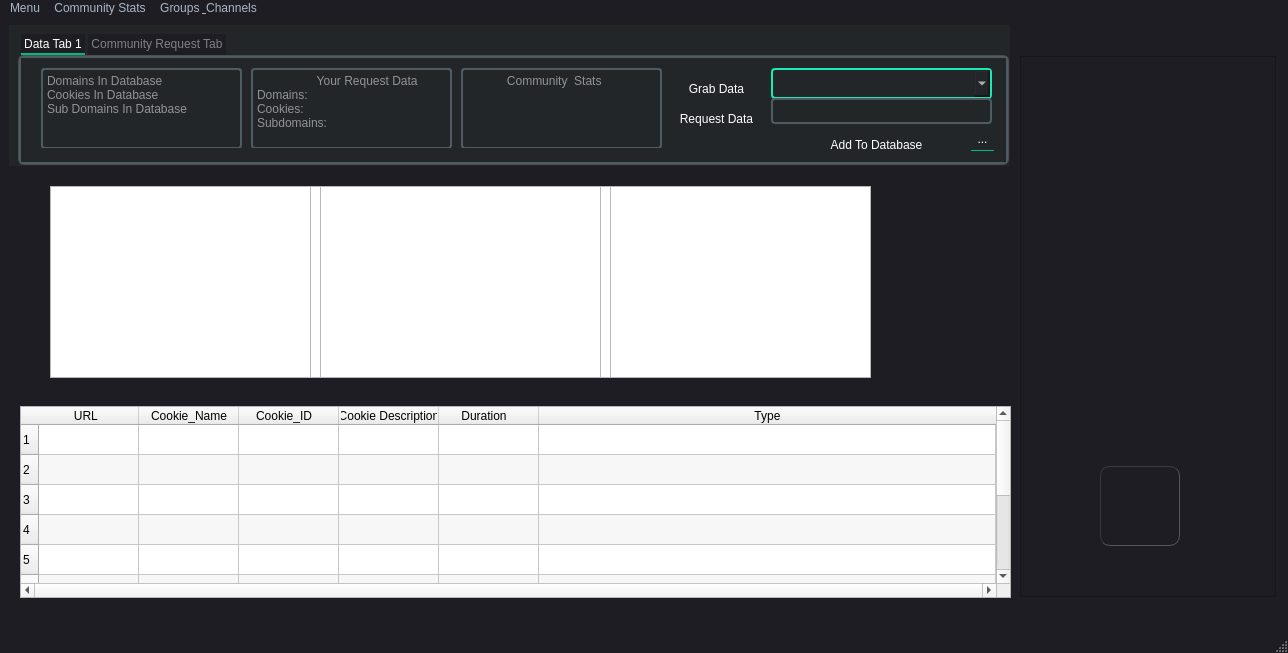
<?xml version="1.0" encoding="UTF-8"?>
<ui version="4.0">
 <class>MainWindow</class>
 <widget class="QMainWindow" name="MainWindow">
  <property name="geometry">
   <rect>
    <x>0</x>
    <y>0</y>
    <width>1288</width>
    <height>653</height>
   </rect>
  </property>
  <property name="windowTitle">
   <string>MainWindow</string>
  </property>
  <property name="styleSheet">
   <string notr="true">/*
Material Dark Style Sheet for QT Applications
Author: Jaime A. Quiroga P.
Inspired on https://github.com/jxfwinter/qt-material-stylesheet
Company: GTRONICK
Last updated: 04/12/2018, 15:00.
Available at: https://github.com/GTRONICK/QSS/blob/master/MaterialDark.qss
*/
QMainWindow {
	background-color:#1e1d23;
}
QDialog {
	background-color:#1e1d23;
}
QColorDialog {
	background-color:#1e1d23;
}
QTextEdit {
	background-color:#1e1d23;
	color: #a9b7c6;
}
QPlainTextEdit {
	selection-background-color:#007b50;
	background-color:#1e1d23;
	border-style: solid;
	border-top-color: transparent;
	border-right-color: transparent;
	border-left-color: transparent;
	border-bottom-color: transparent;
	border-width: 1px;
	color: #a9b7c6;
}
QPushButton{
	border-style: solid;
	border-top-color: transparent;
	border-right-color: transparent;
	border-left-color: transparent;
	border-bottom-color: transparent;
	border-width: 1px;
	border-style: solid;
	color: #a9b7c6;
	padding: 2px;
	background-color: #1e1d23;
}
QPushButton::default{
	border-style: inset;
	border-top-color: transparent;
	border-right-color: transparent;
	border-left-color: transparent;
	border-bottom-color: #04b97f;
	border-width: 1px;
	color: #a9b7c6;
	padding: 2px;
	background-color: #1e1d23;
}
QToolButton {
	border-style: solid;
	border-top-color: transparent;
	border-right-color: transparent;
	border-left-color: transparent;
	border-bottom-color: #04b97f;
	border-bottom-width: 1px;
	border-style: solid;
	color: #a9b7c6;
	padding: 2px;
	background-color: #1e1d23;
}
QToolButton:hover{
	border-style: solid;
	border-top-color: transparent;
	border-right-color: transparent;
	border-left-color: transparent;
	border-bottom-color: #37efba;
	border-bottom-width: 2px;
	border-style: solid;
	color: #FFFFFF;
	padding-bottom: 1px;
	background-color: #1e1d23;
}
QPushButton:hover{
	border-style: solid;
	border-top-color: transparent;
	border-right-color: transparent;
	border-left-color: transparent;
	border-bottom-color: #37efba;
	border-bottom-width: 1px;
	border-style: solid;
	color: #FFFFFF;
	padding-bottom: 2px;
	background-color: #1e1d23;
}
QPushButton:pressed{
	border-style: solid;
	border-top-color: transparent;
	border-right-color: transparent;
	border-left-color: transparent;
	border-bottom-color: #37efba;
	border-bottom-width: 2px;
	border-style: solid;
	color: #37efba;
	padding-bottom: 1px;
	background-color: #1e1d23;
}
QPushButton:disabled{
	border-style: solid;
	border-top-color: transparent;
	border-right-color: transparent;
	border-left-color: transparent;
	border-bottom-color: #808086;
	border-bottom-width: 2px;
	border-style: solid;
	color: #808086;
	padding-bottom: 1px;
	background-color: #1e1d23;
}
QLineEdit {
	border-width: 1px; border-radius: 4px;
	border-color: rgb(58, 58, 58);
	border-style: inset;
	padding: 0 8px;
	color: #a9b7c6;
	background:#1e1d23;
	selection-background-color:#007b50;
	selection-color: #FFFFFF;
}
QLabel {
	color: #a9b7c6;
}
QLCDNumber {
	color: #37e6b4;
}
QProgressBar {
	text-align: center;
	color: rgb(240, 240, 240);
	border-width: 1px; 
	border-radius: 10px;
	border-color: rgb(58, 58, 58);
	border-style: inset;
	background-color:#1e1d23;
}
QProgressBar::chunk {
	background-color: #04b97f;
	border-radius: 5px;
}
QMenuBar {
	background-color: #1e1d23;
}
QMenuBar::item {
	color: #a9b7c6;
  	spacing: 3px;
  	padding: 1px 4px;
  	background: #1e1d23;
}

QMenuBar::item:selected {
  	background:#1e1d23;
	color: #FFFFFF;
}
QMenu::item:selected {
	border-style: solid;
	border-top-color: transparent;
	border-right-color: transparent;
	border-left-color: #04b97f;
	border-bottom-color: transparent;
	border-left-width: 2px;
	color: #FFFFFF;
	padding-left:15px;
	padding-top:4px;
	padding-bottom:4px;
	padding-right:7px;
	background-color: #1e1d23;
}
QMenu::item {
	border-style: solid;
	border-top-color: transparent;
	border-right-color: transparent;
	border-left-color: transparent;
	border-bottom-color: transparent;
	border-bottom-width: 1px;
	border-style: solid;
	color: #a9b7c6;
	padding-left:17px;
	padding-top:4px;
	padding-bottom:4px;
	padding-right:7px;
	background-color: #1e1d23;
}
QMenu{
	background-color:#1e1d23;
}
QTabWidget {
	color:rgb(0,0,0);
	background-color:#1e1d23;
}
QTabWidget::pane {
		border-color: rgb(77,77,77);
		background-color:#1e1d23;
		border-style: solid;
		border-width: 1px;
    	border-radius: 6px;
}
QTabBar::tab {
	border-style: solid;
	border-top-color: transparent;
	border-right-color: transparent;
	border-left-color: transparent;
	border-bottom-color: transparent;
	border-bottom-width: 1px;
	border-style: solid;
	color: #808086;
	padding: 3px;
	margin-left:3px;
	background-color: #1e1d23;
}
QTabBar::tab:selected, QTabBar::tab:last:selected, QTabBar::tab:hover {
  	border-style: solid;
	border-top-color: transparent;
	border-right-color: transparent;
	border-left-color: transparent;
	border-bottom-color: #04b97f;
	border-bottom-width: 2px;
	border-style: solid;
	color: #FFFFFF;
	padding-left: 3px;
	padding-bottom: 2px;
	margin-left:3px;
	background-color: #1e1d23;
}

QCheckBox {
	color: #a9b7c6;
	padding: 2px;
}
QCheckBox:disabled {
	color: #808086;
	padding: 2px;
}

QCheckBox:hover {
	border-radius:4px;
	border-style:solid;
	padding-left: 1px;
	padding-right: 1px;
	padding-bottom: 1px;
	padding-top: 1px;
	border-width:1px;
	border-color: rgb(87, 97, 106);
	background-color:#1e1d23;
}
QCheckBox::indicator:checked {

	height: 10px;
	width: 10px;
	border-style:solid;
	border-width: 1px;
	border-color: #04b97f;
	color: #a9b7c6;
	background-color: #04b97f;
}
QCheckBox::indicator:unchecked {

	height: 10px;
	width: 10px;
	border-style:solid;
	border-width: 1px;
	border-color: #04b97f;
	color: #a9b7c6;
	background-color: transparent;
}
QRadioButton {
	color: #a9b7c6;
	background-color: #1e1d23;
	padding: 1px;
}
QRadioButton::indicator:checked {
	height: 10px;
	width: 10px;
	border-style:solid;
	border-radius:5px;
	border-width: 1px;
	border-color: #04b97f;
	color: #a9b7c6;
	background-color: #04b97f;
}
QRadioButton::indicator:!checked {
	height: 10px;
	width: 10px;
	border-style:solid;
	border-radius:5px;
	border-width: 1px;
	border-color: #04b97f;
	color: #a9b7c6;
	background-color: transparent;
}
QStatusBar {
	color:#027f7f;
}
QSpinBox {
	color: #a9b7c6;	
	background-color: #1e1d23;
}
QDoubleSpinBox {
	color: #a9b7c6;	
	background-color: #1e1d23;
}
QTimeEdit {
	color: #a9b7c6;	
	background-color: #1e1d23;
}
QDateTimeEdit {
	color: #a9b7c6;	
	background-color: #1e1d23;
}
QDateEdit {
	color: #a9b7c6;	
	background-color: #1e1d23;
}
QComboBox {
	color: #a9b7c6;	
	background: #1e1d23;
}
QComboBox:editable {
	background: #1e1d23;
	color: #a9b7c6;
	selection-background-color: #1e1d23;
}
QComboBox QAbstractItemView {
	color: #a9b7c6;	
	background: #1e1d23;
	selection-color: #FFFFFF;
	selection-background-color: #1e1d23;
}
QComboBox:!editable:on, QComboBox::drop-down:editable:on {
	color: #a9b7c6;	
	background: #1e1d23;
}
QFontComboBox {
	color: #a9b7c6;	
	background-color: #1e1d23;
}
QToolBox {
	color: #a9b7c6;
	background-color: #1e1d23;
}
QToolBox::tab {
	color: #a9b7c6;
	background-color: #1e1d23;
}
QToolBox::tab:selected {
	color: #FFFFFF;
	background-color: #1e1d23;
}
QScrollArea {
	color: #FFFFFF;
	background-color: #1e1d23;
}
QSlider::groove:horizontal {
	height: 5px;
	background: #04b97f;
}
QSlider::groove:vertical {
	width: 5px;
	background: #04b97f;
}
QSlider::handle:horizontal {
	background: qlineargradient(x1:0, y1:0, x2:1, y2:1, stop:0 #b4b4b4, stop:1 #8f8f8f);
	border: 1px solid #5c5c5c;
	width: 14px;
	margin: -5px 0;
	border-radius: 7px;
}
QSlider::handle:vertical {
	background: qlineargradient(x1:1, y1:1, x2:0, y2:0, stop:0 #b4b4b4, stop:1 #8f8f8f);
	border: 1px solid #5c5c5c;
	height: 14px;
	margin: 0 -5px;
	border-radius: 7px;
}
QSlider::add-page:horizontal {
    background: white;
}
QSlider::add-page:vertical {
    background: white;
}
QSlider::sub-page:horizontal {
    background: #04b97f;
}
QSlider::sub-page:vertical {
    background: #04b97f;
}</string>
  </property>
  <widget class="QWidget" name="centralwidget">
   <widget class="QWidget" name="tab_widget" native="true">
    <property name="geometry">
     <rect>
      <x>9</x>
      <y>9</y>
      <width>1001</width>
      <height>141</height>
     </rect>
    </property>
    <property name="styleSheet">
     <string notr="true">QLineEdit,
QComboBox,
QDateTimeEdit,
QSpinBox,
QDoubleSpinBox {
  color: #1de9b6;
  background-color: #31363b;
  border: 2px solid #1de9b6;
  border-radius: 4px;
  height: 32px;
}

QWidget {
  background-color: #232629;
  color: #ffffff;
}

QGroupBox,
QFrame {
  background-color: #232629;
  border: 2px solid #4f5b62;
  border-radius: 4px;
}

QRadioButton::indicator,
QCheckBox::indicator {
  width: 16px;
  height: 16px;
  border: 2px solid #1de9b6;
  border-radius: 0;
  transform: rotate(45deg);
  transform-origin: center;
}

QRadioButton::indicator:checked,
QCheckBox::indicator:checked {
  background-color: #1de9b6;
  border-color: #1de9b6;
}

QRadioButton::indicator:hover,
QCheckBox::indicator:hover {
  border-color: rgba(29, 233, 182, 0.8);
}

QRadioButton::indicator:checked:hover,
QCheckBox::indicator:checked:hover {
  border-color: #1de9b6;
}</string>
    </property>
    <widget class="QTabWidget" name="main_data_widget">
     <property name="geometry">
      <rect>
       <x>9</x>
       <y>9</y>
       <width>991</width>
       <height>131</height>
      </rect>
     </property>
     <property name="styleSheet">
      <string notr="true"/>
     </property>
     <property name="currentIndex">
      <number>0</number>
     </property>
     <widget class="QWidget" name="data_tab_widget_1">
      <attribute name="title">
       <string>Data Tab 1</string>
      </attribute>
      <widget class="QPushButton" name="grab_data_button">
       <property name="geometry">
        <rect>
         <x>650</x>
         <y>20</y>
         <width>91</width>
         <height>21</height>
        </rect>
       </property>
       <property name="text">
        <string>Grab Data</string>
       </property>
      </widget>
      <widget class="QToolButton" name="toolButton">
       <property name="geometry">
        <rect>
         <x>950</x>
         <y>70</y>
         <width>23</width>
         <height>23</height>
        </rect>
       </property>
       <property name="text">
        <string>...</string>
       </property>
      </widget>
      <widget class="QFrame" name="frame_stats_1">
       <property name="geometry">
        <rect>
         <x>20</x>
         <y>10</y>
         <width>201</width>
         <height>80</height>
        </rect>
       </property>
       <property name="frameShape">
        <enum>QFrame::StyledPanel</enum>
       </property>
       <property name="frameShadow">
        <enum>QFrame::Raised</enum>
       </property>
       <widget class="QTextBrowser" name="textBrowser">
        <property name="geometry">
         <rect>
          <x>0</x>
          <y>0</y>
          <width>201</width>
          <height>81</height>
         </rect>
        </property>
        <property name="placeholderText">
         <string>Domains In Database                                                        Cookies In Database                                                  Sub Domains In Database</string>
        </property>
        <property name="searchPaths">
         <stringlist/>
        </property>
       </widget>
      </widget>
      <widget class="QFrame" name="frame_stats_2">
       <property name="geometry">
        <rect>
         <x>230</x>
         <y>10</y>
         <width>201</width>
         <height>80</height>
        </rect>
       </property>
       <property name="frameShape">
        <enum>QFrame::StyledPanel</enum>
       </property>
       <property name="frameShadow">
        <enum>QFrame::Raised</enum>
       </property>
       <widget class="QTextBrowser" name="textBrowser_2">
        <property name="geometry">
         <rect>
          <x>0</x>
          <y>0</y>
          <width>201</width>
          <height>81</height>
         </rect>
        </property>
        <property name="placeholderText">
         <string>                  Your Request Data                      Domains:                                            Cookies:                                                             Subdomains:</string>
        </property>
       </widget>
      </widget>
      <widget class="QFrame" name="frame_stats_3">
       <property name="geometry">
        <rect>
         <x>440</x>
         <y>10</y>
         <width>201</width>
         <height>80</height>
        </rect>
       </property>
       <property name="frameShape">
        <enum>QFrame::StyledPanel</enum>
       </property>
       <property name="frameShadow">
        <enum>QFrame::Raised</enum>
       </property>
       <widget class="QTextBrowser" name="textBrowser_3">
        <property name="geometry">
         <rect>
          <x>0</x>
          <y>0</y>
          <width>201</width>
          <height>81</height>
         </rect>
        </property>
        <property name="placeholderText">
         <string>            Community  Stats</string>
        </property>
       </widget>
      </widget>
      <widget class="QPushButton" name="request_data_button">
       <property name="geometry">
        <rect>
         <x>650</x>
         <y>50</y>
         <width>91</width>
         <height>21</height>
        </rect>
       </property>
       <property name="text">
        <string>Request Data</string>
       </property>
      </widget>
      <widget class="QComboBox" name="request_data_combobox">
       <property name="geometry">
        <rect>
         <x>750</x>
         <y>10</y>
         <width>221</width>
         <height>31</height>
        </rect>
       </property>
       <property name="editable">
        <bool>true</bool>
       </property>
      </widget>
      <widget class="QTextEdit" name="data_request_text">
       <property name="geometry">
        <rect>
         <x>750</x>
         <y>40</y>
         <width>221</width>
         <height>26</height>
        </rect>
       </property>
       <property name="verticalScrollBarPolicy">
        <enum>Qt::ScrollBarAlwaysOff</enum>
       </property>
       <property name="horizontalScrollBarPolicy">
        <enum>Qt::ScrollBarAlwaysOff</enum>
       </property>
      </widget>
      <widget class="QPushButton" name="add_request_to_db_button">
       <property name="geometry">
        <rect>
         <x>800</x>
         <y>70</y>
         <width>111</width>
         <height>34</height>
        </rect>
       </property>
       <property name="text">
        <string>Add To Database</string>
       </property>
      </widget>
     </widget>
     <widget class="QWidget" name="community_request_tab">
      <attribute name="title">
       <string>Community Request Tab</string>
      </attribute>
      <widget class="QLabel" name="label">
       <property name="geometry">
        <rect>
         <x>360</x>
         <y>20</y>
         <width>241</width>
         <height>51</height>
        </rect>
       </property>
       <property name="font">
        <font>
         <family>HACKED</family>
         <pointsize>10</pointsize>
         <kerning>false</kerning>
        </font>
       </property>
       <property name="text">
        <string>Comming Soon</string>
       </property>
      </widget>
     </widget>
    </widget>
   </widget>
   <widget class="QWidget" name="widget_2" native="true">
    <property name="geometry">
     <rect>
      <x>20</x>
      <y>390</y>
      <width>1001</width>
      <height>210</height>
     </rect>
    </property>
    <property name="styleSheet">
     <string notr="true"/>
    </property>
    <widget class="QTableWidget" name="tableWidget">
     <property name="geometry">
      <rect>
       <x>0</x>
       <y>0</y>
       <width>991</width>
       <height>192</height>
      </rect>
     </property>
     <property name="styleSheet">
      <string notr="true"/>
     </property>
     <property name="verticalScrollBarPolicy">
      <enum>Qt::ScrollBarAlwaysOn</enum>
     </property>
     <property name="horizontalScrollBarPolicy">
      <enum>Qt::ScrollBarAlwaysOn</enum>
     </property>
     <property name="dragEnabled">
      <bool>true</bool>
     </property>
     <property name="alternatingRowColors">
      <bool>true</bool>
     </property>
     <property name="gridStyle">
      <enum>Qt::SolidLine</enum>
     </property>
     <property name="sortingEnabled">
      <bool>true</bool>
     </property>
     <attribute name="horizontalHeaderCascadingSectionResizes">
      <bool>false</bool>
     </attribute>
     <attribute name="horizontalHeaderStretchLastSection">
      <bool>true</bool>
     </attribute>
     <attribute name="verticalHeaderCascadingSectionResizes">
      <bool>false</bool>
     </attribute>
     <attribute name="verticalHeaderShowSortIndicator" stdset="0">
      <bool>true</bool>
     </attribute>
     <attribute name="verticalHeaderStretchLastSection">
      <bool>true</bool>
     </attribute>
     <row/>
     <row/>
     <row/>
     <row/>
     <row/>
     <row/>
     <row/>
     <row/>
     <row/>
     <row/>
     <column>
      <property name="text">
       <string>URL  </string>
      </property>
     </column>
     <column>
      <property name="text">
       <string>Cookie_Name</string>
      </property>
     </column>
     <column>
      <property name="text">
       <string>Cookie_ID   </string>
      </property>
     </column>
     <column>
      <property name="text">
       <string>Cookie Description</string>
      </property>
     </column>
     <column>
      <property name="text">
       <string>Duration   </string>
      </property>
     </column>
     <column>
      <property name="text">
       <string>Type</string>
      </property>
     </column>
    </widget>
   </widget>
   <widget class="QStackedWidget" name="stackedWidget">
    <property name="geometry">
     <rect>
      <x>20</x>
      <y>160</y>
      <width>991</width>
      <height>210</height>
     </rect>
    </property>
    <property name="styleSheet">
     <string notr="true"/>
    </property>
    <property name="currentIndex">
     <number>0</number>
    </property>
    <widget class="QWidget" name="domain_tree_page_1">
     <widget class="QColumnView" name="columnView">
      <property name="geometry">
       <rect>
        <x>30</x>
        <y>10</y>
        <width>821</width>
        <height>192</height>
       </rect>
      </property>
     </widget>
     <widget class="QTreeView" name="treeView">
      <property name="geometry">
       <rect>
        <x>30</x>
        <y>10</y>
        <width>261</width>
        <height>192</height>
       </rect>
      </property>
     </widget>
     <widget class="QTreeView" name="treeView_2">
      <property name="geometry">
       <rect>
        <x>300</x>
        <y>10</y>
        <width>281</width>
        <height>192</height>
       </rect>
      </property>
     </widget>
     <widget class="QListView" name="listView">
      <property name="geometry">
       <rect>
        <x>590</x>
        <y>10</y>
        <width>261</width>
        <height>192</height>
       </rect>
      </property>
     </widget>
    </widget>
    <widget class="QWidget" name="domain_tree_widget_2"/>
   </widget>
   <widget class="QTextBrowser" name="console_text_browser">
    <property name="geometry">
     <rect>
      <x>1020</x>
      <y>40</y>
      <width>256</width>
      <height>541</height>
     </rect>
    </property>
    <property name="styleSheet">
     <string notr="true">/*
Material Dark Style Sheet for QT Applications
Author: Jaime A. Quiroga P.
Inspired on https://github.com/jxfwinter/qt-material-stylesheet
Company: GTRONICK
Last updated: 04/12/2018, 15:00.
Available at: https://github.com/GTRONICK/QSS/blob/master/MaterialDark.qss
*/
QMainWindow {
	background-color:#1e1d23;
}
QDialog {
	background-color:#1e1d23;
}
QColorDialog {
	background-color:#1e1d23;
}
QTextEdit {
	background-color:#1e1d23;
	color: #a9b7c6;
}
QPlainTextEdit {
	selection-background-color:#007b50;
	background-color:#1e1d23;
	border-style: solid;
	border-top-color: transparent;
	border-right-color: transparent;
	border-left-color: transparent;
	border-bottom-color: transparent;
	border-width: 1px;
	color: #a9b7c6;
}
QPushButton{
	border-style: solid;
	border-top-color: transparent;
	border-right-color: transparent;
	border-left-color: transparent;
	border-bottom-color: transparent;
	border-width: 1px;
	border-style: solid;
	color: #a9b7c6;
	padding: 2px;
	background-color: #1e1d23;
}
QPushButton::default{
	border-style: inset;
	border-top-color: transparent;
	border-right-color: transparent;
	border-left-color: transparent;
	border-bottom-color: #04b97f;
	border-width: 1px;
	color: #a9b7c6;
	padding: 2px;
	background-color: #1e1d23;
}
QToolButton {
	border-style: solid;
	border-top-color: transparent;
	border-right-color: transparent;
	border-left-color: transparent;
	border-bottom-color: #04b97f;
	border-bottom-width: 1px;
	border-style: solid;
	color: #a9b7c6;
	padding: 2px;
	background-color: #1e1d23;
}
QToolButton:hover{
	border-style: solid;
	border-top-color: transparent;
	border-right-color: transparent;
	border-left-color: transparent;
	border-bottom-color: #37efba;
	border-bottom-width: 2px;
	border-style: solid;
	color: #FFFFFF;
	padding-bottom: 1px;
	background-color: #1e1d23;
}
QPushButton:hover{
	border-style: solid;
	border-top-color: transparent;
	border-right-color: transparent;
	border-left-color: transparent;
	border-bottom-color: #37efba;
	border-bottom-width: 1px;
	border-style: solid;
	color: #FFFFFF;
	padding-bottom: 2px;
	background-color: #1e1d23;
}
QPushButton:pressed{
	border-style: solid;
	border-top-color: transparent;
	border-right-color: transparent;
	border-left-color: transparent;
	border-bottom-color: #37efba;
	border-bottom-width: 2px;
	border-style: solid;
	color: #37efba;
	padding-bottom: 1px;
	background-color: #1e1d23;
}
QPushButton:disabled{
	border-style: solid;
	border-top-color: transparent;
	border-right-color: transparent;
	border-left-color: transparent;
	border-bottom-color: #808086;
	border-bottom-width: 2px;
	border-style: solid;
	color: #808086;
	padding-bottom: 1px;
	background-color: #1e1d23;
}
QLineEdit {
	border-width: 1px; border-radius: 4px;
	border-color: rgb(58, 58, 58);
	border-style: inset;
	padding: 0 8px;
	color: #a9b7c6;
	background:#1e1d23;
	selection-background-color:#007b50;
	selection-color: #FFFFFF;
}
QLabel {
	color: #a9b7c6;
}
QLCDNumber {
	color: #37e6b4;
}
QProgressBar {
	text-align: center;
	color: rgb(240, 240, 240);
	border-width: 1px; 
	border-radius: 10px;
	border-color: rgb(58, 58, 58);
	border-style: inset;
	background-color:#1e1d23;
}
QProgressBar::chunk {
	background-color: #04b97f;
	border-radius: 5px;
}
QMenuBar {
	background-color: #1e1d23;
}
QMenuBar::item {
	color: #a9b7c6;
  	spacing: 3px;
  	padding: 1px 4px;
  	background: #1e1d23;
}

QMenuBar::item:selected {
  	background:#1e1d23;
	color: #FFFFFF;
}
QMenu::item:selected {
	border-style: solid;
	border-top-color: transparent;
	border-right-color: transparent;
	border-left-color: #04b97f;
	border-bottom-color: transparent;
	border-left-width: 2px;
	color: #FFFFFF;
	padding-left:15px;
	padding-top:4px;
	padding-bottom:4px;
	padding-right:7px;
	background-color: #1e1d23;
}
QMenu::item {
	border-style: solid;
	border-top-color: transparent;
	border-right-color: transparent;
	border-left-color: transparent;
	border-bottom-color: transparent;
	border-bottom-width: 1px;
	border-style: solid;
	color: #a9b7c6;
	padding-left:17px;
	padding-top:4px;
	padding-bottom:4px;
	padding-right:7px;
	background-color: #1e1d23;
}
QMenu{
	background-color:#1e1d23;
}
QTabWidget {
	color:rgb(0,0,0);
	background-color:#1e1d23;
}
QTabWidget::pane {
		border-color: rgb(77,77,77);
		background-color:#1e1d23;
		border-style: solid;
		border-width: 1px;
    	border-radius: 6px;
}
QTabBar::tab {
	border-style: solid;
	border-top-color: transparent;
	border-right-color: transparent;
	border-left-color: transparent;
	border-bottom-color: transparent;
	border-bottom-width: 1px;
	border-style: solid;
	color: #808086;
	padding: 3px;
	margin-left:3px;
	background-color: #1e1d23;
}
QTabBar::tab:selected, QTabBar::tab:last:selected, QTabBar::tab:hover {
  	border-style: solid;
	border-top-color: transparent;
	border-right-color: transparent;
	border-left-color: transparent;
	border-bottom-color: #04b97f;
	border-bottom-width: 2px;
	border-style: solid;
	color: #FFFFFF;
	padding-left: 3px;
	padding-bottom: 2px;
	margin-left:3px;
	background-color: #1e1d23;
}

QCheckBox {
	color: #a9b7c6;
	padding: 2px;
}
QCheckBox:disabled {
	color: #808086;
	padding: 2px;
}

QCheckBox:hover {
	border-radius:4px;
	border-style:solid;
	padding-left: 1px;
	padding-right: 1px;
	padding-bottom: 1px;
	padding-top: 1px;
	border-width:1px;
	border-color: rgb(87, 97, 106);
	background-color:#1e1d23;
}
QCheckBox::indicator:checked {

	height: 10px;
	width: 10px;
	border-style:solid;
	border-width: 1px;
	border-color: #04b97f;
	color: #a9b7c6;
	background-color: #04b97f;
}
QCheckBox::indicator:unchecked {

	height: 10px;
	width: 10px;
	border-style:solid;
	border-width: 1px;
	border-color: #04b97f;
	color: #a9b7c6;
	background-color: transparent;
}
QRadioButton {
	color: #a9b7c6;
	background-color: #1e1d23;
	padding: 1px;
}
QRadioButton::indicator:checked {
	height: 10px;
	width: 10px;
	border-style:solid;
	border-radius:5px;
	border-width: 1px;
	border-color: #04b97f;
	color: #a9b7c6;
	background-color: #04b97f;
}
QRadioButton::indicator:!checked {
	height: 10px;
	width: 10px;
	border-style:solid;
	border-radius:5px;
	border-width: 1px;
	border-color: #04b97f;
	color: #a9b7c6;
	background-color: transparent;
}
QStatusBar {
	color:#027f7f;
}
QSpinBox {
	color: #a9b7c6;	
	background-color: #1e1d23;
}
QDoubleSpinBox {
	color: #a9b7c6;	
	background-color: #1e1d23;
}
QTimeEdit {
	color: #a9b7c6;	
	background-color: #1e1d23;
}
QDateTimeEdit {
	color: #a9b7c6;	
	background-color: #1e1d23;
}
QDateEdit {
	color: #a9b7c6;	
	background-color: #1e1d23;
}
QComboBox {
	color: #a9b7c6;	
	background: #1e1d23;
}
QComboBox:editable {
	background: #1e1d23;
	color: #a9b7c6;
	selection-background-color: #1e1d23;
}
QComboBox QAbstractItemView {
	color: #a9b7c6;	
	background: #1e1d23;
	selection-color: #FFFFFF;
	selection-background-color: #1e1d23;
}
QComboBox:!editable:on, QComboBox::drop-down:editable:on {
	color: #a9b7c6;	
	background: #1e1d23;
}
QFontComboBox {
	color: #a9b7c6;	
	background-color: #1e1d23;
}
QToolBox {
	color: #a9b7c6;
	background-color: #1e1d23;
}
QToolBox::tab {
	color: #a9b7c6;
	background-color: #1e1d23;
}
QToolBox::tab:selected {
	color: #FFFFFF;
	background-color: #1e1d23;
}
QScrollArea {
	color: #FFFFFF;
	background-color: #1e1d23;
}
QSlider::groove:horizontal {
	height: 5px;
	background: #04b97f;
}
QSlider::groove:vertical {
	width: 5px;
	background: #04b97f;
}
QSlider::handle:horizontal {
	background: qlineargradient(x1:0, y1:0, x2:1, y2:1, stop:0 #b4b4b4, stop:1 #8f8f8f);
	border: 1px solid #5c5c5c;
	width: 14px;
	margin: -5px 0;
	border-radius: 7px;
}
QSlider::handle:vertical {
	background: qlineargradient(x1:1, y1:1, x2:0, y2:0, stop:0 #b4b4b4, stop:1 #8f8f8f);
	border: 1px solid #5c5c5c;
	height: 14px;
	margin: 0 -5px;
	border-radius: 7px;
}
QSlider::add-page:horizontal {
    background: white;
}
QSlider::add-page:vertical {
    background: white;
}
QSlider::sub-page:horizontal {
    background: #04b97f;
}
QSlider::sub-page:vertical {
    background: #04b97f;
}</string>
    </property>
   </widget>
   <widget class="IndeterminateProgressRing" name="IndeterminateProgressRing">
    <property name="geometry">
     <rect>
      <x>1100</x>
      <y>450</y>
      <width>80</width>
      <height>80</height>
     </rect>
    </property>
   </widget>
  </widget>
  <widget class="QMenuBar" name="menubar">
   <property name="geometry">
    <rect>
     <x>0</x>
     <y>0</y>
     <width>1288</width>
     <height>18</height>
    </rect>
   </property>
   <widget class="QMenu" name="menuMenu">
    <property name="title">
     <string>Menu</string>
    </property>
    <addaction name="actionAdd_To_Database"/>
    <addaction name="actionOpen_Saved_Dictionary"/>
   </widget>
   <widget class="QMenu" name="menuCommunity_Stats">
    <property name="title">
     <string>Community Stats</string>
    </property>
    <addaction name="actionHomepage"/>
    <addaction name="actionTelegram_Community"/>
   </widget>
   <widget class="QMenu" name="menuGroups_Channels">
    <property name="title">
     <string>Groups &amp; Channels</string>
    </property>
   </widget>
   <addaction name="menuMenu"/>
   <addaction name="menuCommunity_Stats"/>
   <addaction name="menuGroups_Channels"/>
  </widget>
  <widget class="QStatusBar" name="statusbar"/>
  <action name="actionAdd_To_Database">
   <property name="text">
    <string>Add To Database</string>
   </property>
  </action>
  <action name="actionOpen_Saved_Dictionary">
   <property name="text">
    <string>Open Saved Dictionary</string>
   </property>
  </action>
  <action name="actionHomepage">
   <property name="text">
    <string>Homepage</string>
   </property>
  </action>
  <action name="actionTelegram_Community">
   <property name="text">
    <string>Telegram Community</string>
   </property>
  </action>
 </widget>
 <customwidgets>
  <customwidget>
   <class>IndeterminateProgressRing</class>
   <extends>QProgressBar</extends>
   <header>qmaterialwidgets</header>
  </customwidget>
 </customwidgets>
 <tabstops>
  <tabstop>main_data_widget</tabstop>
  <tabstop>textBrowser</tabstop>
  <tabstop>textBrowser_2</tabstop>
  <tabstop>textBrowser_3</tabstop>
  <tabstop>grab_data_button</tabstop>
  <tabstop>request_data_button</tabstop>
  <tabstop>request_data_combobox</tabstop>
  <tabstop>data_request_text</tabstop>
  <tabstop>add_request_to_db_button</tabstop>
  <tabstop>tableWidget</tabstop>
  <tabstop>console_text_browser</tabstop>
  <tabstop>toolButton</tabstop>
 </tabstops>
 <resources/>
 <connections>
  <connection>
   <sender>grab_data_button</sender>
   <signal>clicked()</signal>
   <receiver>request_data_combobox</receiver>
   <slot>show()</slot>
   <hints>
    <hint type="sourcelabel">
     <x>716</x>
     <y>85</y>
    </hint>
    <hint type="destinationlabel">
     <x>881</x>
     <y>87</y>
    </hint>
   </hints>
  </connection>
 </connections>
</ui>
